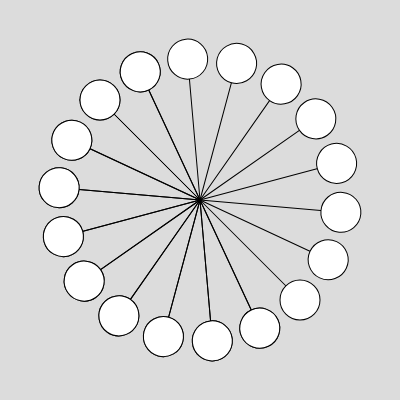
Frame 1 (no input)
Frame 60 (no input): identical to frame 1, image omitted
Frame 120 (the mouse pressed at the canvas centre since frame 60): identical to frame 1, image omitted

The p5.js sketch that drew this single still picture (run headless with seeded random() and noise() and a simulated clock; from frame 60 on, the mouse is pressed at the canvas centre):

// p5.js sketch
// ── sketch.js
function setup() {
  createCanvas(400, 400);
}

function draw() {

  background(220);
  push();
  translate(width / 2, height / 2);
  for (a = 0; a < 28; a++) {
    rotate(PI/9);
    line(0, 0, 100, 100);
    circle(100, 100, 40);
  }
  pop();
}
